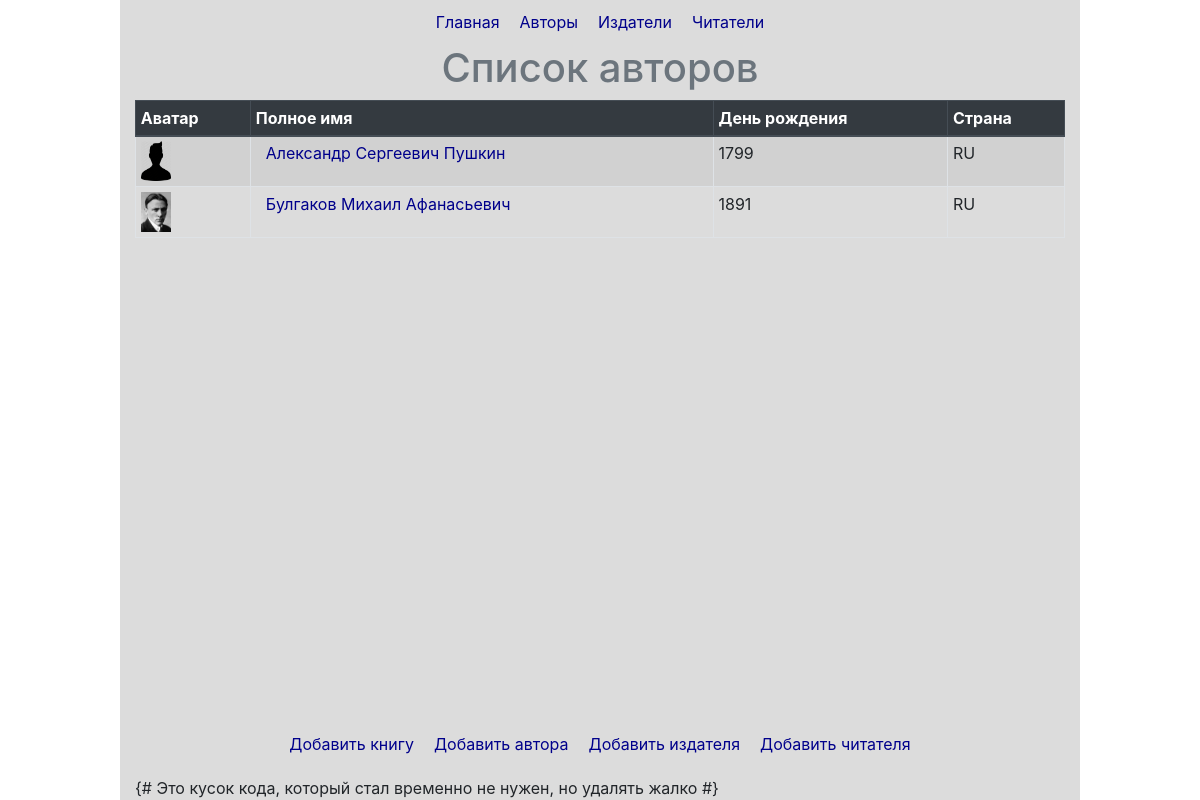
Screenshot of /p_library/authors with the database file from the repository.
### p_library/models.py (models this page shows, shortened)
class Author(models.Model):
    full_name = models.TextField('Полное имя')
    birth_year = models.SmallIntegerField('Год рождения')
    country = models.CharField('Страна', max_length=2)
    cover = models.ImageField(upload_to='authors_covers', null=True, blank=True)
    class Meta:
        verbose_name = "Автор"
        verbose_name_plural = "Авторы"

### p_library/views.py (the view)
# urls.py: path('authors', views.AuthorsView.as_view(), name='authors'),
class AuthorsView(generic.ListView):
    model = Author
    template_name = 'p_library/authors.html'
    context_object_name = 'authors'

### p_library/templates/p_library/authors.html
{% extends 'p_library/base.html' %}
{% block content %}
<h1 class="text-muted">Список авторов</h1>
{% if authors %}
<table class="table table-sm table-striped table-bordered table-hover">
    <thead class="thead-dark">
    <tr>
        <th title="Фото">Аватар</th>
        <th title="Полное имя">Полное имя</th>
        <th title="День рождения">День рождения</th>
        <th title="Страна рождения">Страна</th>
    </tr>
    </thead>
    <tbody>
    {% for author in authors%}
    <tr>
        <td title="Фото">
            {% if author.cover %}
            <img src="{{ author.cover.url }}" alt="Обложка" width="30" height="40">
            {% else %}
            {% load static %}
            <img src="{% static 'user_avatar_default.png' %}" alt="Обложка" width="30" height="40">
            {% endif %}
        </td>
        <td><a href="{% url 'p_library:author' author.id %}">{{ author.full_name }}</a></td>
        <td>{{ author.birth_year }}</td>
        <td>{{ author.country }}</td>
    </tr>
    {% endfor %}
    </tbody>
</table>
{% else %}
<h2>Нет авторов</h2>
{% endif %}
{% endblock %}

### p_library/static/style/my_style.css (style rules this page uses)
a { margin: 0 10px; color: DarkBlue; }

### rows the page displays
Author: full_name "Александр Сергеевич Пушкин", birth_year "1799", country "RU"
Author: cover (picture), full_name "Булгаков Михаил Афанасьевич", birth_year "1891", country "RU"
